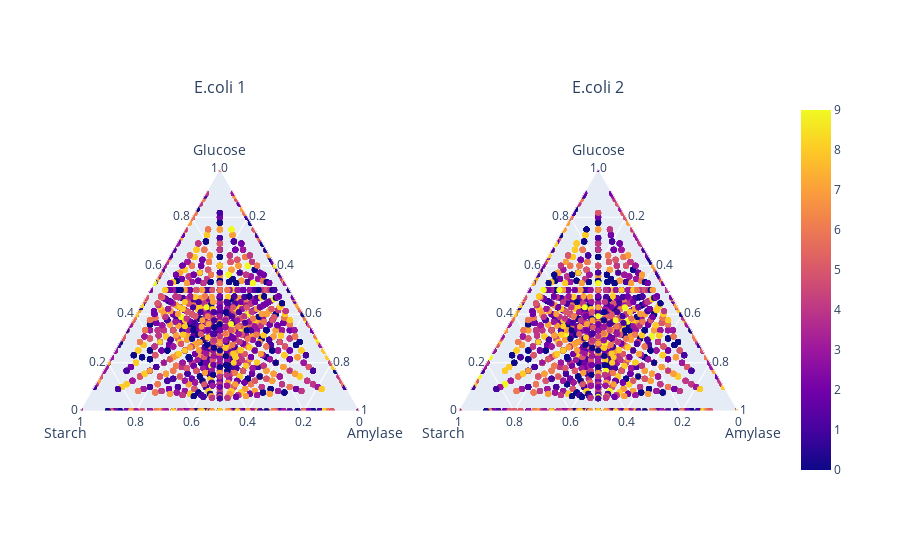

This figure's notebook cell:
### Code cell
fig.append_trace(
    go.Scatterternary({
    'mode': 'markers',
    'a': DF['Glucose'],
    'b': DF['Starch'],
    'c': DF['Amylase'],
    'marker': {
        'symbol': 100,
        'color': DF['AP1'],
        'size': 4,
        'coloraxis':"coloraxis1",
        'line': { 'width': 2 }
    }
    ,
    "marker_symbol":"circle-open-dot",
        
}),1,1
)
fig.append_trace(
    go.Scatterternary({
    'mode': 'markers',
    'a': DF['Glucose'],
    'b': DF['Starch'],
    'c': DF['Amylase'],
    'marker': {
        'symbol': 100,
        'color': DF['AP2'],
        'coloraxis':"coloraxis1",
        'size': 4,
        'line': { 'width': 2 }
    },
    "marker_symbol":"circle-open-dot"
        
}),1,2
)
fig.update_ternaries(aaxis_title='Glucose',
                    baxis_title='Starch',
                    caxis_title="Amylase")
fig.update_layout(showlegend=False)
fig.update_coloraxes(colorbar_xpad=50)
fig.show()

### Figure 1 — Plotly figure (JSON) as saved in the notebook; plotly's stock layout.template omitted (floating-point values rounded to 4 significant figures; data arrays with more than 128 entries replaced by an {"elided": "..."} marker saying what was removed)
{"data": [{"a": {"elided": "1000 int values"}, "b": {"elided": "1000 int values"}, "c": {"elided": "1000 int values"}, "marker": {"color": {"elided": "1000 int values"}, "coloraxis": "coloraxis", "line": {"width": 2}, "size": 4, "symbol": "circle-open-dot"}, "mode": "markers", "subplot": "ternary", "type": "scatterternary"}, {"a": {"elided": "1000 int values"}, "b": {"elided": "1000 int values"}, "c": {"elided": "1000 int values"}, "marker": {"color": {"elided": "1000 int values"}, "coloraxis": "coloraxis", "line": {"width": 2}, "size": 4, "symbol": "circle-open-dot"}, "mode": "markers", "subplot": "ternary2", "type": "scatterternary"}, {"a": {"elided": "1000 int values"}, "b": {"elided": "1000 int values"}, "c": {"elided": "1000 int values"}, "marker": {"color": {"elided": "1000 int values"}, "coloraxis": "coloraxis", "line": {"width": 2}, "size": 4, "symbol": "circle-open-dot"}, "mode": "markers", "subplot": "ternary", "type": "scatterternary"}, {"a": {"elided": "1000 int values"}, "b": {"elided": "1000 int values"}, "c": {"elided": "1000 int values"}, "marker": {"color": {"elided": "1000 int values"}, "coloraxis": "coloraxis", "line": {"width": 2}, "size": 4, "symbol": "circle-open-dot"}, "mode": "markers", "subplot": "ternary2", "type": "scatterternary"}, {"a": {"elided": "1000 int values"}, "b": {"elided": "1000 int values"}, "c": {"elided": "1000 int values"}, "marker": {"color": {"elided": "1000 int values"}, "coloraxis": "coloraxis", "line": {"width": 2}, "size": 4, "symbol": "circle-open-dot"}, "mode": "markers", "subplot": "ternary", "type": "scatterternary"}, {"a": {"elided": "1000 int values"}, "b": {"elided": "1000 int values"}, "c": {"elided": "1000 int values"}, "marker": {"color": {"elided": "1000 int values"}, "coloraxis": "coloraxis", "line": {"width": 2}, "size": 4, "symbol": "circle-open-dot"}, "mode": "markers", "subplot": "ternary2", "type": "scatterternary"}, {"a": {"elided": "1000 int values"}, "b": {"elided": "1000 int values"}, "c": {"elided": "1000 int values"}, "marker": {"color": {"elided": "1000 int values"}, "coloraxis": "coloraxis", "line": {"width": 2}, "size": 4, "symbol": "circle-open-dot"}, "mode": "markers", "subplot": "ternary", "type": "scatterternary"}, {"a": {"elided": "1000 int values"}, "b": {"elided": "1000 int values"}, "c": {"elided": "1000 int values"}, "marker": {"color": {"elided": "1000 int values"}, "coloraxis": "coloraxis", "line": {"width": 2}, "size": 4, "symbol": "circle-open-dot"}, "mode": "markers", "subplot": "ternary2", "type": "scatterternary"}, {"a": {"elided": "1000 int values"}, "b": {"elided": "1000 int values"}, "c": {"elided": "1000 int values"}, "marker": {"color": {"elided": "1000 int values"}, "coloraxis": "coloraxis", "line": {"width": 2}, "size": 4, "symbol": "circle-open-dot"}, "mode": "markers", "subplot": "ternary", "type": "scatterternary"}, {"a": {"elided": "1000 int values"}, "b": {"elided": "1000 int values"}, "c": {"elided": "1000 int values"}, "marker": {"color": {"elided": "1000 int values"}, "coloraxis": "coloraxis", "line": {"width": 2}, "size": 4, "symbol": "circle-open-dot"}, "mode": "markers", "subplot": "ternary2", "type": "scatterternary"}, {"a": {"elided": "1000 int values"}, "b": {"elided": "1000 int values"}, "c": {"elided": "1000 int values"}, "marker": {"color": {"elided": "1000 int values"}, "coloraxis": "coloraxis", "line": {"width": 2}, "size": 4, "symbol": "circle-open-dot"}, "mode": "markers", "subplot": "ternary", "type": "scatterternary"}, {"a": {"elided": "1000 int values"}, "b": {"elided": "1000 int values"}, "c": {"elided": "1000 int values"}, "marker": {"color": {"elided": "1000 int values"}, "coloraxis": "coloraxis", "line": {"width": 2}, "size": 4, "symbol": "circle-open-dot"}, "mode": "markers", "subplot": "ternary2", "type": "scatterternary"}, {"a": {"elided": "1000 int values"}, "b": {"elided": "1000 int values"}, "c": {"elided": "1000 int values"}, "marker": {"color": {"elided": "1000 int values"}, "coloraxis": "coloraxis", "line": {"width": 2}, "size": 4, "symbol": "circle-open-dot"}, "mode": "markers", "subplot": "ternary", "type": "scatterternary"}, {"a": {"elided": "1000 int values"}, "b": {"elided": "1000 int values"}, "c": {"elided": "1000 int values"}, "marker": {"color": {"elided": "1000 int values"}, "coloraxis": "coloraxis", "line": {"width": 2}, "size": 4, "symbol": "circle-open-dot"}, "mode": "markers", "subplot": "ternary2", "type": "scatterternary"}, {"a": {"elided": "1000 int values"}, "b": {"elided": "1000 int values"}, "c": {"elided": "1000 int values"}, "marker": {"color": {"elided": "1000 int values"}, "coloraxis": "coloraxis", "line": {"width": 2}, "size": 4, "symbol": "circle-open-dot"}, "mode": "markers", "subplot": "ternary", "type": "scatterternary"}, {"a": {"elided": "1000 int values"}, "b": {"elided": "1000 int values"}, "c": {"elided": "1000 int values"}, "marker": {"color": {"elided": "1000 int values"}, "coloraxis": "coloraxis", "line": {"width": 2}, "size": 4, "symbol": "circle-open-dot"}, "mode": "markers", "subplot": "ternary2", "type": "scatterternary"}], "layout": {"annotations": [{"font": {"size": 16}, "showarrow": false, "text": "E.coli 1", "x": 0.2125, "xanchor": "center", "xref": "paper", "y": 1, "yanchor": "bottom", "yref": "paper"}, {"font": {"size": 16}, "showarrow": false, "text": "E.coli 2", "x": 0.7875, "xanchor": "center", "xref": "paper", "y": 1, "yanchor": "bottom", "yref": "paper"}], "coloraxis": {"colorbar": {"xpad": 50}}, "showlegend": false, "ternary": {"aaxis": {"title": {"text": "Glucose"}}, "baxis": {"title": {"text": "Starch"}}, "caxis": {"title": {"text": "Amylase"}}, "domain": {"x": [0, 0.425], "y": [0, 1]}}, "ternary2": {"aaxis": {"title": {"text": "Glucose"}}, "baxis": {"title": {"text": "Starch"}}, "caxis": {"title": {"text": "Amylase"}}, "domain": {"x": [0.575, 1], "y": [0, 1]}}}}
